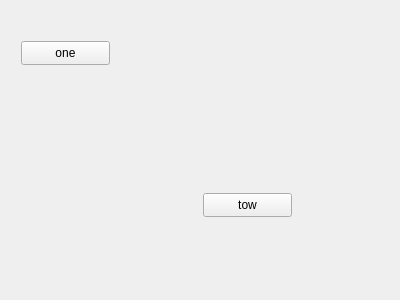
<?xml version="1.0" encoding="UTF-8"?>
<ui version="4.0">
 <class>Form</class>
 <widget class="QWidget" name="Form">
  <property name="geometry">
   <rect>
    <x>0</x>
    <y>0</y>
    <width>400</width>
    <height>300</height>
   </rect>
  </property>
  <property name="windowTitle">
   <string>Form</string>
  </property>
  <layout class="QGridLayout" name="gridLayout">
   <item row="0" column="0">
    <widget class="QWidget" name="one" native="true">
     <widget class="QPushButton" name="pushButton">
      <property name="geometry">
       <rect>
        <x>10</x>
        <y>30</y>
        <width>89</width>
        <height>24</height>
       </rect>
      </property>
      <property name="text">
       <string>one</string>
      </property>
     </widget>
    </widget>
   </item>
   <item row="1" column="1">
    <widget class="QWidget" name="widget" native="true">
     <widget class="QPushButton" name="pushButton_2">
      <property name="geometry">
       <rect>
        <x>0</x>
        <y>40</y>
        <width>89</width>
        <height>24</height>
       </rect>
      </property>
      <property name="text">
       <string>tow</string>
      </property>
     </widget>
    </widget>
   </item>
  </layout>
 </widget>
 <resources/>
 <connections/>
</ui>
